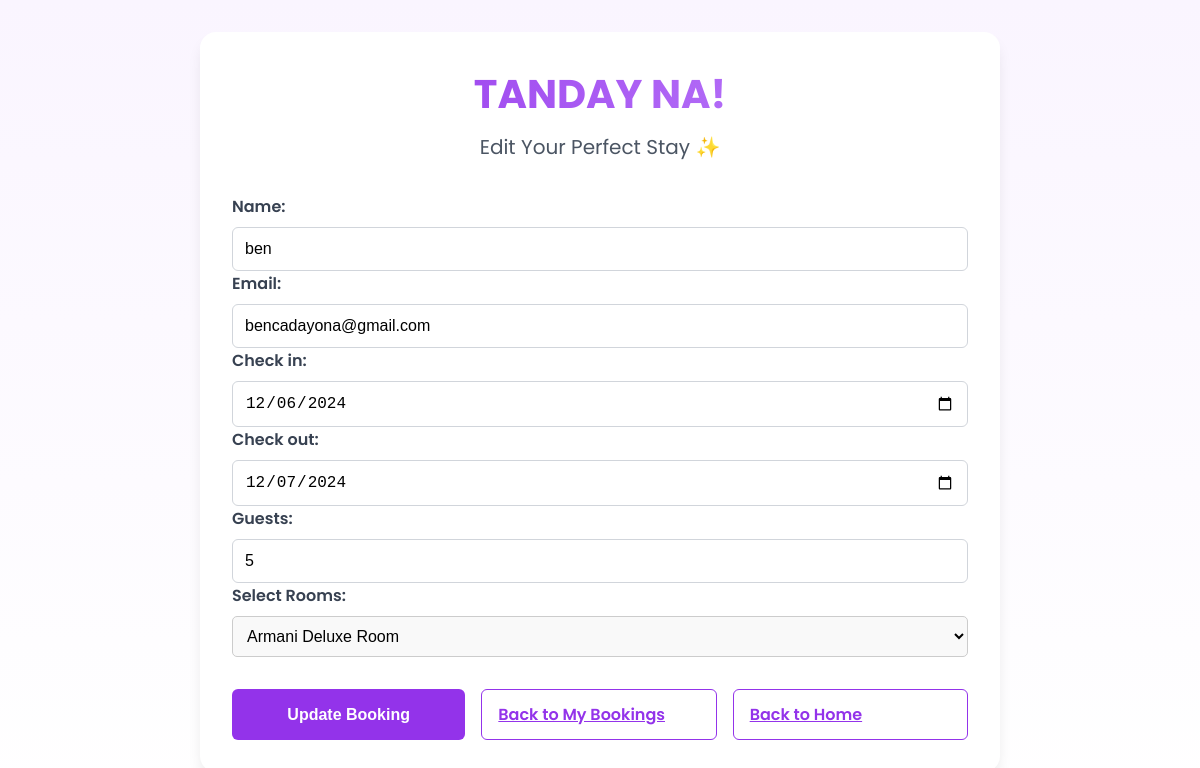
/edit_booking/11/ (signed in), run on the app's committed database.
### api/models.py (models this page shows, shortened)
class Booking(models.Model):
    STATUS_CHOICES = [
        ("Pending", "Pending"),
        ("Canceled", "Canceled"),
        ("Accepted", "Accepted"),
        ("Check-in", "Check-in"),
        ("Check-out", "Check-out"),
    ]
    user = models.ForeignKey(User, on_delete=models.CASCADE, null=True, blank=True)
    name = models.CharField(max_length=100)
    email = models.EmailField()
    check_in = models.DateField(null=True, blank=True)
    check_out = models.DateField(null=True, blank=True)
    guests = models.IntegerField()
    room = models.ForeignKey(Rooms, on_delete=models.CASCADE)
    booking_number = models.CharField(max_length=12, editable=False, default=timezone.now().strftime('%Y%m%d%H%M%S') + uuid.uuid4().hex[:14].upper())
    status = models.CharField(max_length=10, choices=STATUS_CHOICES, default="Pending")
    isReviewed = models.BooleanField(default=False)

### api/views.py (the view)
# urls.py: path('edit_booking/<int:booking_id>/', edit_booking, name='edit_booking'),
@login_required
def edit_booking(request, booking_id):
    booking = get_object_or_404(Booking, id=booking_id)
    rooms = Rooms.objects.filter(listing = booking.room.listing)
    if request.method == 'POST':
        form = EditBookingForm(request.POST, instance=booking)
        getroom = request.POST.get('room')
        print('The room id is: ',getroom)
        theRoom = get_object_or_404(Rooms, id=getroom)
        if form.is_valid():
            booking = form.save(commit=False)
            booking.room = theRoom
            booking.save()
            messages.success(request, 'Your booking has been updated successfully!')
            return redirect('my_bookings')  # Redirect to the bookings list page
    else:
        form = EditBookingForm(instance=booking)
    return render(request, 'edit_booking.html', {
        'form': form,
        'booking': booking,
        "rooms":rooms,
    })

### api/forms.py (shortened to what this page needs)
class EditBookingForm(forms.ModelForm):
    class Meta:
        model = Booking
        fields = ['name', 'email', 'check_in', 'check_out', 'guests']
        widgets = {
            'check_in': forms.DateInput(attrs={'type': 'date'}),
            'check_out': forms.DateInput(attrs={'type': 'date'}),
        }

### api/templates/edit_booking.html (shortened to what this page needs)
<!DOCTYPE html>
<html lang="en">
<head>
</head>
<body>
    <div class="card">
        <div class="card-header">
            <h1 class="card-title">TANDAY NA!</h1>
            <p class="card-subtitle">Edit Your Perfect Stay ✨</p>
        </div>
        <form method="POST" action="{% url 'edit_booking' booking.id %}">
            {{ form.as_p }}
            <label for="Rooms">Select Rooms:</label>
            <select name="room" id="room" class="form-select" style="width: 100%; padding: 10px; border-radius: 5px; font-size: 16px; border: 1px solid #ccc; background-color: #f9f9f9;">
                {% for room in rooms %}
                    <option value="{{ room.id }}" style="padding: 10px; font-size: 14px;">
                        {{ room.name }}
                    </option>
                {% endfor %}
            </select>
            <div class="button-group">
                <button type="submit" class="button button-primary">Update Booking</button>
                <a href="{% url 'my_bookings' %}" class="button button-secondary">Back to My Bookings</a>
                <a href="{% url 'home' %}" class="button button-secondary">Back to Home</a>
            </div>
        </form>
    </div>
</body>
</html>

### api/templates/edit_booking.html (style rules this page uses)
:root { --purple-50: #faf5ff; --purple-100: #f3e8ff; --purple-200: #e9d5ff; --purple-300: #d8b4fe; --purple-400: #c084fc; --purple-500: #a855f7; --purple-600: #9333ea; --purple-700: #7e22ce; }
* { margin: 0; padding: 0; box-sizing: border-box; }
body { font-family: 'Poppins', sans-serif; background: linear-gradient(to bottom, var(--purple-50), white); min-height: 100vh; display: flex; justify-content: center; align-items: center; padding: 2rem; }
.card { background: white; border-radius: 1rem; box-shadow: 0 10px 15px -3px rgba(0, 0, 0, 0.1); padding: 2rem; max-width: 800px; width: 100%; }
.card-header { text-align: center; margin-bottom: 2rem; }
.card-title { font-size: 2.5rem; font-weight: 700; background: linear-gradient(to right, var(--purple-600), var(--purple-400)); -webkit-background-clip: text; -webkit-text-fill-color: transparent; margin-bottom: 0.5rem; }
.card-subtitle { font-size: 1.25rem; color: #4b5563; }
label { display: block; margin-bottom: 0.5rem; font-weight: 600; color: #374151; }
input[type="text"], input[type="email"], input[type="date"], input[type="number"], select { width: 100%; padding: 0.75rem; border: 1px solid #d1d5db; border-radius: 0.375rem; font-size: 1rem; transition: border-color 0.15s ease-in-out; }
.button-group { display: flex; gap: 1rem; margin-top: 2rem; }
.button { flex: 1; padding: 0.75rem 1rem; border: none; border-radius: 0.375rem; font-size: 1rem; font-weight: 600; cursor: pointer; transition: all 0.15s ease-in-out; }
.button-primary { background-color: var(--purple-600); color: white; }
.button-secondary { background-color: white; color: var(--purple-600); border: 1px solid var(--purple-600); }

### data on the page
Booking: name "ben", email "bencadayona@gmail.com", check_in "12/06/2024", check_out "12/07/2024", guests "5"

### other printed values
form field room "Armani Deluxe Room"
